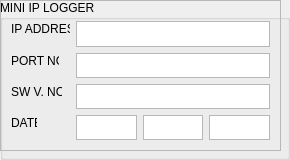
        <widget class="QGroupBox" name="groupBox_10">
         <property name="font">
          <font>
           <family>Arial</family>
          </font>
         </property>
         <property name="title">
          <string>MINI IP LOGGER</string>
         </property>
         <widget class="QFrame" name="frame_8">
          <property name="geometry">
           <rect>
            <x>0</x>
            <y>0</y>
            <width>281</width>
            <height>151</height>
           </rect>
          </property>
          <property name="frameShape">
           <enum>QFrame::StyledPanel</enum>
          </property>
          <property name="frameShadow">
           <enum>QFrame::Raised</enum>
          </property>
         </widget>
         <widget class="QTextEdit" name="CSIL_D_LE">
          <property name="geometry">
           <rect>
            <x>76</x>
            <y>115</y>
            <width>61</width>
            <height>25</height>
           </rect>
          </property>
         </widget>
         <widget class="QTextEdit" name="CSIL_Y_LE">
          <property name="geometry">
           <rect>
            <x>209</x>
            <y>115</y>
            <width>61</width>
            <height>25</height>
           </rect>
          </property>
         </widget>
         <widget class="QTextEdit" name="CSIL_M_LE">
          <property name="geometry">
           <rect>
            <x>143</x>
            <y>115</y>
            <width>60</width>
            <height>25</height>
           </rect>
          </property>
         </widget>
         <widget class="QTextEdit" name="CSIL_IP_LE">
          <property name="geometry">
           <rect>
            <x>76</x>
            <y>21</y>
            <width>194</width>
            <height>26</height>
           </rect>
          </property>
         </widget>
         <widget class="QLabel" name="CSIL_D_LB">
          <property name="geometry">
           <rect>
            <x>11</x>
            <y>115</y>
            <width>26</width>
            <height>16</height>
           </rect>
          </property>
          <property name="text">
           <string>DATE</string>
          </property>
         </widget>
         <widget class="QTextEdit" name="CSIL_V_LE">
          <property name="geometry">
           <rect>
            <x>76</x>
            <y>84</y>
            <width>194</width>
            <height>25</height>
           </rect>
          </property>
         </widget>
         <widget class="QLabel" name="CSIL_IP_LB">
          <property name="geometry">
           <rect>
            <x>11</x>
            <y>21</y>
            <width>59</width>
            <height>16</height>
           </rect>
          </property>
          <property name="text">
           <string>IP ADDRESS</string>
          </property>
         </widget>
         <widget class="QTextEdit" name="CSIL_P_LE">
          <property name="geometry">
           <rect>
            <x>76</x>
            <y>53</y>
            <width>194</width>
            <height>25</height>
           </rect>
          </property>
         </widget>
         <widget class="QLabel" name="CSIL_V_LB">
          <property name="geometry">
           <rect>
            <x>11</x>
            <y>84</y>
            <width>51</width>
            <height>16</height>
           </rect>
          </property>
          <property name="text">
           <string>SW V. NO.</string>
          </property>
         </widget>
         <widget class="QLabel" name="CSIL_P_LB">
          <property name="geometry">
           <rect>
            <x>11</x>
            <y>53</y>
            <width>48</width>
            <height>16</height>
           </rect>
          </property>
          <property name="text">
           <string>PORT NO.</string>
          </property>
         </widget>
        </widget>
